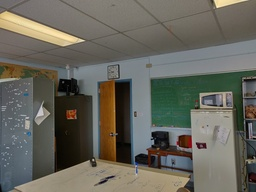
#> input picture room1.jpg, 256 x 192 px, shrunk from 922 x 692 before the run
$ python run_stitcher.py
#> lines starting #> are read from the running program, lines starting #| are printed output that depends on the picture
### Stitcher.py
import numpy as np
import skimage.transform as skt
import matplotlib.pyplot as plt

class Stitcher:

    def __init__(self, im1, im2):

#> called with im1 = 'room1.jpg', im2 = 'room2.jpg'
        self.image1 = plt.imread(im1)
#> self.image1 is the input picture: shape (192, 256, 3); mean R, G, B 102.6, 101.2, 91.7
        self.image2 = plt.imread(im2)
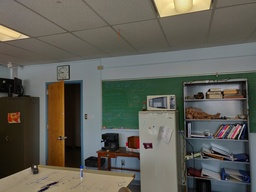
#> input picture room2.jpg, 256 x 192 px, shrunk from 922 x 692 before the run
#> self.image2 is the input picture: shape (192, 256, 3); mean R, G, B 96.1, 94.5, 85.4
        self.im1 = self.image1.mean(axis=2)
        self.im2 = self.image2.mean(axis=2)

    def convolve(self, g, h):

        im_out = np.zeros_like(g)
        u, v = g.shape[0], g.shape[1]
        h_off = int((h.shape[0] - 1) / 2)

        for x in range(h_off, u - h_off):
            for y in range(h_off, v - h_off):
                im_sub = g[x - h_off:x + h_off + 1, y - h_off:y + h_off + 1]
                val = np.sum(im_sub * h)
                im_out[x, y] = val

        return im_out

    def gaussian(self, h_size, sigma):

        out = np.zeros((h_size, h_size))
        h_off = h_size // 2
        for j in range(h_size):
            for k in range(h_size):
                m, n = j - h_off, k - h_off
                out[j, k] = np.exp(-(m * m + n * n) / (2 * sigma * sigma))

        return out / out.sum()

    def harris(self, im):

        gauss = self.gaussian(7, 2)
        sobel = np.array([[-1, 0, 1], [-2, 0, 2], [-1, 0, 1]])
        grad_u = self.convolve(im, sobel)
        grad_v = self.convolve(im, sobel.T)
        I_uu = self.convolve(grad_u * grad_u, gauss)
        I_vv = self.convolve(grad_v * grad_v, gauss)
        I_uv = self.convolve(grad_u * grad_v, gauss)
        H = (I_uu * I_vv - I_uv * I_uv) / (I_uu + I_vv + 1e-10)

        return H

    def loc_max(self, H):
        v_coords = []
        u_coords = []
        vals = []

        for v in range(1, H.shape[0] - 2):
            for u in range(1, H.shape[1] - 2):
                nh = [H[v, u], H[v - 1, u - 1], H[v - 1, u], H[v - 1, u + 1], H[v, u - 1], H[v, u + 1], H[v + 1, u + 1],
                      H[v + 1, u], H[v + 1, u + 1]]
                if nh[0] == max(nh):
                    v_coords.append(v)
                    u_coords.append(u)
                    vals.append(H[v, u])
        max_coords = np.zeros((len(v_coords), 3))
        max_coords[:, 0] = u_coords
        max_coords[:, 1] = v_coords
        max_coords[:, 2] = vals

        return max_coords

    def adaptive_suppression(self, max_coords, n=100, c=0.9):

        dist = []

        for i in range(max_coords.shape[0]):
            val = max_coords[i, 2]
            u1, v1 = max_coords[i, 0], max_coords[i, 1]
            d = np.inf

            for j in range(max_coords.shape[0]):
                u2, v2 = max_coords[j, 0], max_coords[j, 1]
                if u1 != u2 and v1 != v2:
                    val2 = max_coords[j, 2]
                    if c * val2 > val:
                        d2 = np.sqrt((u2 - u1) ** 2 + (v2 - v1) ** 2)
                        if d2 < d:
                            d = d2

            dist.append(d)

        order = np.argsort(dist)
        order = order[-n:]
        u = np.asarray(max_coords[:, 0])
        v = np.asarray(max_coords[:, 1])

        return u[order], v[order]

    def descriptors(self, im, u, v, l=21):

        ofs = l // 2
        d_out = []
        u_out = []
        v_out = []
        # check for u and v to be same dimensions
        for i in range(len(u)):
            sub = im[v[i] - ofs:v[i] + ofs + 1, u[i] - ofs:u[i] + ofs + 1]
            if sub.shape[0] == l and sub.shape[1] == l:
                u_out.append(u[i])
                v_out.append(v[i])
                d_out.append(sub)

        return np.stack(d_out), np.asarray(u_out, dtype=int), np.asarray(v_out, dtype=int)

    def D_hat(self, d):
        return (d - d.mean()) / np.std(d)

    def error(self, d1, d2):
        return np.sum((d1 - d2) ** 2)

    def matching_thresh(self, d1, d2, u1, v1, u2, v2, r=0.6):
        kp1 = []
        kp2 = []

        for i in range(len(d1)):
            d1_hat = self.D_hat(d1[i])
            er_best = np.inf
            er_second = np.inf

            for j in range(len(d2)):
                d2_hat = self.D_hat(d2[j])
                err = self.error(d1_hat, d2_hat)
                if err < er_best:
                    er_best = err
                    kp2u = u2[j]
                    kp2v = v2[j]

            for k in range(len(d2)):
                if u2[k] != kp2u and v2[k] != kp2v:
                    d2_hat2 = self.D_hat(d2[k])
                    err2 = self.error(d1_hat, d2_hat2)
                    if err2 < er_second:
                        er_second = err2

            if er_best < r * er_second:
                if [u1[i], v1[i]] not in kp1:
                    if [kp2u, kp2v] not in kp2:
                        kp1.append([u1[i], v1[i]])
                        kp2.append([kp2u, kp2v])

        return np.asarray(kp1), np.asarray(kp2)

    def solve_for_H(self, uv, uv2):
        if uv.shape != uv2.shape:
            raise ValueError("X and X_prime must have matching shapes")
        if uv.shape[0] < 4:
            raise ValueError("Not enough points")

        # matches = np.column_stack(uv, uv2)

        A = np.zeros((2 * len(uv), 9))

        for i in range(len(uv)):
            A[2 * i, :] = [0, 0, 0, -uv[i, 0], -uv[i, 1], -1, uv2[i, 1] * uv[i, 0], uv2[i, 1] * uv[i, 1], uv2[i, 1]]
            A[2 * i + 1, :] = [uv[i, 0], uv[i, 1], 1, 0, 0, 0, -uv2[i, 0] * uv[i, 0], -uv2[i, 0] * uv[i, 1], -uv2[i, 0]]

        # print(A)
        U, Sigma, Vt = np.linalg.svd(A)

        H = Vt[-1, :].reshape((3, 3))

        return H

    def RANSAC(self, number_of_iterations, matches, n, r, d):  # matches is form [u1, v1, u2, v2]
        H_best = np.array([[1, 0, 0], [0, 1, 0], [0, 0, 1]])
        num_inliers = 0
        for i in range(number_of_iterations):
            # 1. Select a random sample of length n from the matches
            np.random.shuffle(matches)
            sub = matches[0:n, :]
            test = matches[n:, :]

            # 2. Compute a homography based on these points using the methods given above
            H = self.solve_for_H(sub[:, 0:2], sub[:, 2:])

            # 3. Apply this homography to the remaining points that were not randomly selected
            test_p = test[:, 0:2]
            test_p = np.column_stack((test_p, np.ones(len(test_p))))
            uv_p = (H @ test_p.T).T
            test_u = uv_p[:, 0] / uv_p[:, 2]
            test_v = uv_p[:, 1] / uv_p[:, 2]

            # 4. Compute the residual between observed and predicted feature locations
            R = np.zeros_like(test_u)
            for i in range(len(test_p)):
                R[i] = np.sqrt((test_u[i] - test[i, 2]) ** 2 + (test_v[i] - test[i, 3]) ** 2)

            # 5. Flag predictions that lie within a predefined distance r from observations as inliers
            inl = np.zeros_like(R)
            for i in range(len(inl)):
                if R[i] < r:
                    inl[i] = 1
                else:
                    inl[i] = 0
            num_inl = np.sum(inl)

            # 6. If number of inliers is greater than the previous best
            #    and greater than a minimum number of inliers d,
            #    7. update H_best
            #    8. update list_of_inliers
            if num_inl > num_inliers:
                if num_inl > d:
                    H_best = H
                    num_inliers = num_inl

        return H_best, num_inliers

    # [15 lines left out: function stitch, not called in this run]

### run_stitcher.py
import Stitcher
import numpy as np
import skimage.transform as skt
import matplotlib.pyplot as plt


im1 = 'room1.jpg'
im2 = 'room2.jpg'

st = Stitcher.Stitcher(im1, im2)

# get harris response for each image
h1 = st.harris(st.im1)
h2 = st.harris(st.im2)
#> after the loop in convolve (call 7), `for x in range(h_off, u - h_off):`:
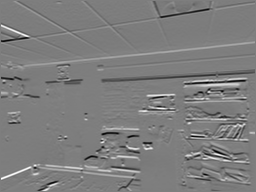
#> im_out: shape (192, 256) float64; min -542, max 553, mean -1.4; drawn with min black and max white
#> after the loop in convolve (call 10), `for x in range(h_off, u - h_off):`:
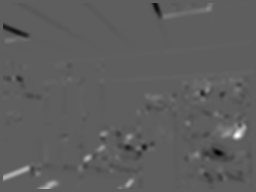
#> im_out: shape (192, 256) float64; min -34800.8, max 59440.1, mean 60.8; drawn with min black and max white
#> in harris (call 2), `H = (I_uu * I_vv - I_uv * I_uv) / (I_uu + I_vv + 1e-10)`:
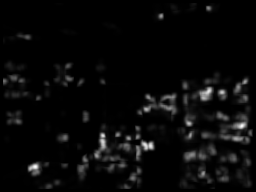
#> H: shape (192, 256) float64; min 0, max 26357.2, mean 963.7; drawn with min black and max white

# get local maxima from each harris response
locmax1 = st.loc_max(h1)
#> after the loop in loc_max, `for v in range(1, H.shape[0] - 2):`: u_coords = 925 values, max 253 at index 252, min 1 at index 0, mean 101.1; v_coords = 925 values from 1 to 189; vals = 925 values, max 22901.7 at index 724, min 0 at index 0, mean 1279.4
#> in loc_max, `max_coords = np.zeros((len(v_coords), 3))`: max_coords = 925 rows, first 8: [0, 0, 0], [0, 0, 0], [0, 0, 0], [0, 0, 0], [0, 0, 0], [0, 0, 0], [0, 0, 0], [0, 0, 0]
#> locmax1 = 925 rows, first 8: [1, 1, 0], [2, 1, 0], [3, 1, 0], [4, 1, 0], [5, 1, 0], [6, 1, 0], [7, 1, 0], [8, 1, 0]
locmax2 = st.loc_max(h2)
#> in loc_max (call 2), `max_coords = np.zeros((len(v_coords), 3))`: max_coords = 921 rows, first 8: [0, 0, 0], [0, 0, 0], [0, 0, 0], [0, 0, 0], [0, 0, 0], [0, 0, 0], [0, 0, 0], [0, 0, 0]
#> locmax2 = 921 rows, first 8: [1, 1, 0], [2, 1, 0], [3, 1, 0], [4, 1, 0], [5, 1, 0], [6, 1, 0], [7, 1, 0], [8, 1, 0]

# obtain highest values from local maxima using adaptive maximal suppression method
u1, v1 = st.adaptive_suppression(locmax1)
#> after the loop in adaptive_suppression, `for i in range(max_coords.shape[0]):`: dist = 925 items, first 6: 10.77, 10.2, 9.22, 8.25, 7.28, 6.32
#> in adaptive_suppression, `order = np.argsort(dist)`: order = 925 values, max 924 at index 68, min 0 at index 723, mean 462
#> in adaptive_suppression, `order = order[-n:]`: order = 100 values, max 913 at index 85, min 258 at index 72, mean 603
#> in adaptive_suppression, `u = np.asarray(max_coords[:, 0])`: u has the same summary as u_coords in loc_max
#> in adaptive_suppression, `v = np.asarray(max_coords[:, 1])`: v = 925 values from 1 to 189
#> u1 = 100 values, max 252 at index 81, min 3 at index 14, mean 130.6; v1 = 100 values, max 187 at index 85, min 3 at index 51, mean 97.86
u2, v2 = st.adaptive_suppression(locmax2)
#> u2 = 100 values, max 252 at index 30, min 1 at index 13, mean 126.3; v2 = 100 values, max 188 at index 0, min 3 at index 1, mean 94.93
u1, v1 = np.asarray(u1, dtype=int), np.asarray(v1, dtype=int)
u2, v2 = np.asarray(u2, dtype=int), np.asarray(v2, dtype=int)

# extract image descriptors for each point and threshold to obtain keypoints
d1, d_u1, d_v1 = st.descriptors(st.im1, u1, v1)
#> the loop in descriptors, `for i in range(len(u)):` made 100 passes
#> after the loop in descriptors, `for i in range(len(u)):`: d_out = 80 items; u_out = 80 values, max 244 at index 7, min 10 at index 4, mean 134.7; v_out = 80 values, max 179 at index 35, min 11 at index 58, mean 99.83
#> d_u1 has the same summary as u_out in descriptors; d_v1 has the same summary as v_out in descriptors
d2, d_u2, d_v2 = st.descriptors(st.im2, u2, v2)
#> the loop in descriptors (call 2), `for i in range(len(u)):` made 100 passes
#> d_u2 = 80 values, max 245 at index 52, min 11 at index 37, mean 127.4; d_v2 = 80 values, max 178 at index 40, min 12 at index 35, mean 98.29

# match keypoints in the two images
m1, m2 = st.matching_thresh(d1, d2, d_u1, d_v1, d_u2, d_v2)
#> the loop in matching_thresh, `for i in range(len(d1)):` made 80 passes
#> after the loop in matching_thresh, `for i in range(len(d1)):`:
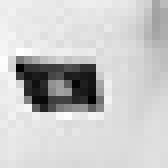
#> d1_hat: shape (21, 21) float64 (shown 8 times larger); min -3.49, max 0.945, mean -7.09e-16; drawn with min black and max white
#> after the loop in matching_thresh, `for i in range(len(d1)):`: kp1 = 28 pairs, first value 10 to 231, second value 23 to 179; kp2 = 28 pairs, first value 17 to 189, second value 25 to 178; kp2u = 150; kp2v = 145
#> m1 has the same summary as kp1 in matching_thresh; m2 has the same summary as kp2 in matching_thresh

# [10 lines of commented-out code are left out]

matches = np.column_stack((m1, m2))
#> matches = 28 rows, first 6: [10, 46, 189, 25], [128, 143, 78, 146], [116, 160, 65, 165], [231, 161, 172, 161], [200, 78, 147, 82], [218, 24, 164, 33]
H_best, inl = st.RANSAC(10, matches, 10, 3, 8)  # may want to play with these params

# Create a projective transform based on the homography matrix $H$
proj_trans = skt.ProjectiveTransform(H_best)

# Warp the image into image 1's coordinate system
image_2_transformed = skt.warp(st.im2, proj_trans, output_shape=(st.im1.shape[0], st.im1.shape[1]+(int(st.im1.shape[1]*0.4))))  # have to manually make it wide enough....

im1t = np.zeros_like(image_2_transformed)
for v in range(st.im1.shape[0]):
    for u in range(st.im1.shape[1]):
        if st.im1[v,u] != 0.:
            im1t[v,u] = st.im1[v,u]
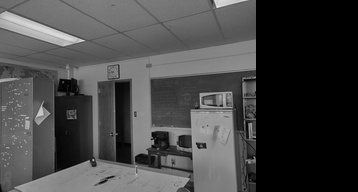
#> im1t: shape (192, 358) float64; min 0, max 229.3, mean 70.4

out_array = np.zeros_like(image_2_transformed)

for v in range(out_array.shape[0]):
    for u in range(out_array.shape[1]):
        if im1t[v,u] == 0. and image_2_transformed[v,u] == 0.:
            out_array[v,u] = 0.
        elif im1t[v,u] != 0. and image_2_transformed[v, u] == 0.:
            out_array[v, u] = st.im1[v,u]
        elif im1t[v,u] == 0. and image_2_transformed[v,u] != 0.:
            out_array[v,u] = image_2_transformed[v,u]
        else:
            out_array[v, u] = (image_2_transformed[v, u] + st.im1[v, u])/2
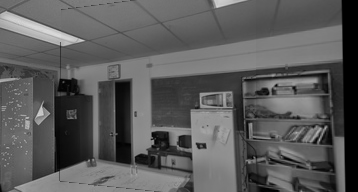
#> out_array: shape (192, 358) float64; min 0, max 219.7, mean 91.3

plt.imshow(out_array)
plt.show()
